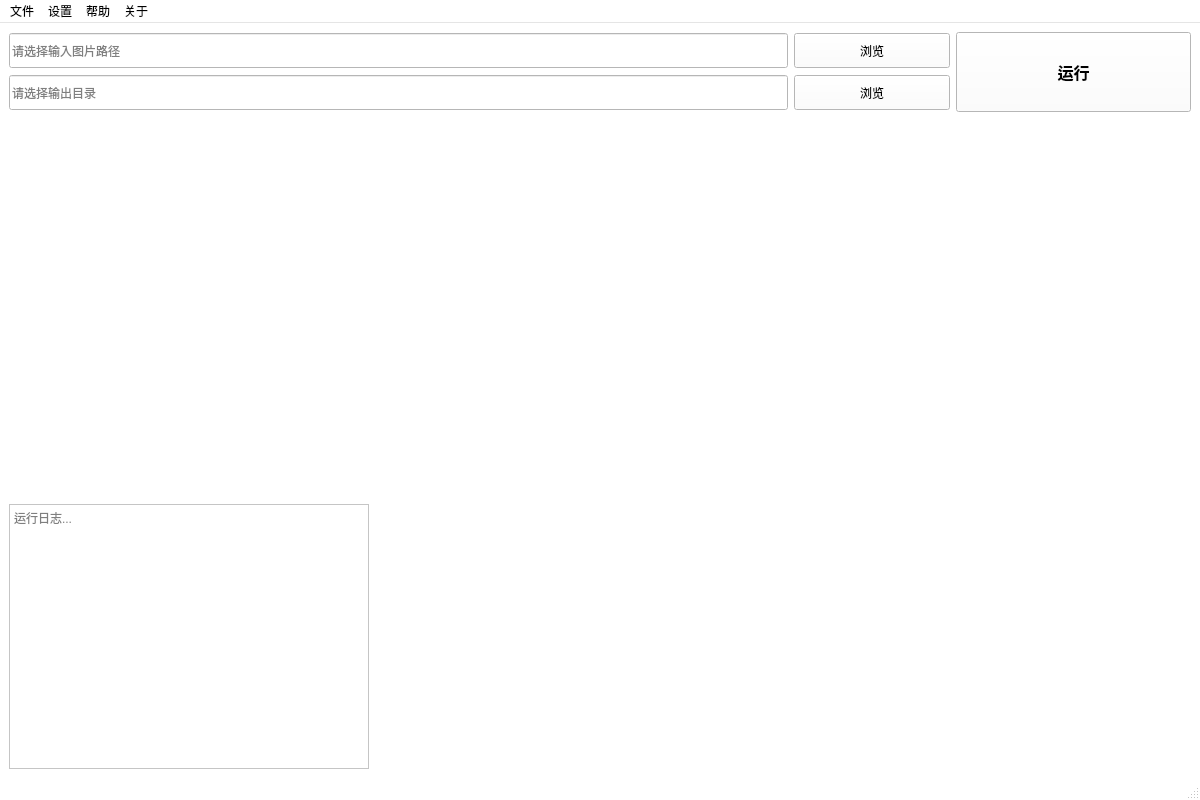
<?xml version="1.0" encoding="UTF-8"?>
<ui version="4.0">
 <class>MainWindow</class>
 <widget class="QMainWindow" name="MainWindow">
  <property name="geometry">
   <rect>
    <x>0</x>
    <y>0</y>
    <width>1200</width>
    <height>800</height>
   </rect>
  </property>
  <property name="palette">
   <palette>
    <active>
     <colorrole role="WindowText">
      <brush brushstyle="SolidPattern">
       <color alpha="255">
        <red>0</red>
        <green>0</green>
        <blue>0</blue>
       </color>
      </brush>
     </colorrole>
     <colorrole role="Button">
      <brush brushstyle="SolidPattern">
       <color alpha="255">
        <red>255</red>
        <green>255</green>
        <blue>255</blue>
       </color>
      </brush>
     </colorrole>
     <colorrole role="Light">
      <brush brushstyle="SolidPattern">
       <color alpha="255">
        <red>255</red>
        <green>255</green>
        <blue>255</blue>
       </color>
      </brush>
     </colorrole>
     <colorrole role="Midlight">
      <brush brushstyle="SolidPattern">
       <color alpha="255">
        <red>255</red>
        <green>255</green>
        <blue>255</blue>
       </color>
      </brush>
     </colorrole>
     <colorrole role="Dark">
      <brush brushstyle="SolidPattern">
       <color alpha="255">
        <red>127</red>
        <green>127</green>
        <blue>127</blue>
       </color>
      </brush>
     </colorrole>
     <colorrole role="Mid">
      <brush brushstyle="SolidPattern">
       <color alpha="255">
        <red>170</red>
        <green>170</green>
        <blue>170</blue>
       </color>
      </brush>
     </colorrole>
     <colorrole role="Text">
      <brush brushstyle="SolidPattern">
       <color alpha="255">
        <red>0</red>
        <green>0</green>
        <blue>0</blue>
       </color>
      </brush>
     </colorrole>
     <colorrole role="BrightText">
      <brush brushstyle="SolidPattern">
       <color alpha="255">
        <red>255</red>
        <green>255</green>
        <blue>255</blue>
       </color>
      </brush>
     </colorrole>
     <colorrole role="ButtonText">
      <brush brushstyle="SolidPattern">
       <color alpha="255">
        <red>0</red>
        <green>0</green>
        <blue>0</blue>
       </color>
      </brush>
     </colorrole>
     <colorrole role="Base">
      <brush brushstyle="SolidPattern">
       <color alpha="255">
        <red>255</red>
        <green>255</green>
        <blue>255</blue>
       </color>
      </brush>
     </colorrole>
     <colorrole role="Window">
      <brush brushstyle="SolidPattern">
       <color alpha="255">
        <red>255</red>
        <green>255</green>
        <blue>255</blue>
       </color>
      </brush>
     </colorrole>
     <colorrole role="Shadow">
      <brush brushstyle="SolidPattern">
       <color alpha="255">
        <red>0</red>
        <green>0</green>
        <blue>0</blue>
       </color>
      </brush>
     </colorrole>
     <colorrole role="AlternateBase">
      <brush brushstyle="SolidPattern">
       <color alpha="255">
        <red>255</red>
        <green>255</green>
        <blue>255</blue>
       </color>
      </brush>
     </colorrole>
     <colorrole role="ToolTipBase">
      <brush brushstyle="SolidPattern">
       <color alpha="255">
        <red>255</red>
        <green>255</green>
        <blue>220</blue>
       </color>
      </brush>
     </colorrole>
     <colorrole role="ToolTipText">
      <brush brushstyle="SolidPattern">
       <color alpha="255">
        <red>0</red>
        <green>0</green>
        <blue>0</blue>
       </color>
      </brush>
     </colorrole>
     <colorrole role="PlaceholderText">
      <brush brushstyle="SolidPattern">
       <color alpha="128">
        <red>0</red>
        <green>0</green>
        <blue>0</blue>
       </color>
      </brush>
     </colorrole>
    </active>
    <inactive>
     <colorrole role="WindowText">
      <brush brushstyle="SolidPattern">
       <color alpha="255">
        <red>0</red>
        <green>0</green>
        <blue>0</blue>
       </color>
      </brush>
     </colorrole>
     <colorrole role="Button">
      <brush brushstyle="SolidPattern">
       <color alpha="255">
        <red>255</red>
        <green>255</green>
        <blue>255</blue>
       </color>
      </brush>
     </colorrole>
     <colorrole role="Light">
      <brush brushstyle="SolidPattern">
       <color alpha="255">
        <red>255</red>
        <green>255</green>
        <blue>255</blue>
       </color>
      </brush>
     </colorrole>
     <colorrole role="Midlight">
      <brush brushstyle="SolidPattern">
       <color alpha="255">
        <red>255</red>
        <green>255</green>
        <blue>255</blue>
       </color>
      </brush>
     </colorrole>
     <colorrole role="Dark">
      <brush brushstyle="SolidPattern">
       <color alpha="255">
        <red>127</red>
        <green>127</green>
        <blue>127</blue>
       </color>
      </brush>
     </colorrole>
     <colorrole role="Mid">
      <brush brushstyle="SolidPattern">
       <color alpha="255">
        <red>170</red>
        <green>170</green>
        <blue>170</blue>
       </color>
      </brush>
     </colorrole>
     <colorrole role="Text">
      <brush brushstyle="SolidPattern">
       <color alpha="255">
        <red>0</red>
        <green>0</green>
        <blue>0</blue>
       </color>
      </brush>
     </colorrole>
     <colorrole role="BrightText">
      <brush brushstyle="SolidPattern">
       <color alpha="255">
        <red>255</red>
        <green>255</green>
        <blue>255</blue>
       </color>
      </brush>
     </colorrole>
     <colorrole role="ButtonText">
      <brush brushstyle="SolidPattern">
       <color alpha="255">
        <red>0</red>
        <green>0</green>
        <blue>0</blue>
       </color>
      </brush>
     </colorrole>
     <colorrole role="Base">
      <brush brushstyle="SolidPattern">
       <color alpha="255">
        <red>255</red>
        <green>255</green>
        <blue>255</blue>
       </color>
      </brush>
     </colorrole>
     <colorrole role="Window">
      <brush brushstyle="SolidPattern">
       <color alpha="255">
        <red>255</red>
        <green>255</green>
        <blue>255</blue>
       </color>
      </brush>
     </colorrole>
     <colorrole role="Shadow">
      <brush brushstyle="SolidPattern">
       <color alpha="255">
        <red>0</red>
        <green>0</green>
        <blue>0</blue>
       </color>
      </brush>
     </colorrole>
     <colorrole role="AlternateBase">
      <brush brushstyle="SolidPattern">
       <color alpha="255">
        <red>255</red>
        <green>255</green>
        <blue>255</blue>
       </color>
      </brush>
     </colorrole>
     <colorrole role="ToolTipBase">
      <brush brushstyle="SolidPattern">
       <color alpha="255">
        <red>255</red>
        <green>255</green>
        <blue>220</blue>
       </color>
      </brush>
     </colorrole>
     <colorrole role="ToolTipText">
      <brush brushstyle="SolidPattern">
       <color alpha="255">
        <red>0</red>
        <green>0</green>
        <blue>0</blue>
       </color>
      </brush>
     </colorrole>
     <colorrole role="PlaceholderText">
      <brush brushstyle="SolidPattern">
       <color alpha="128">
        <red>0</red>
        <green>0</green>
        <blue>0</blue>
       </color>
      </brush>
     </colorrole>
    </inactive>
    <disabled>
     <colorrole role="WindowText">
      <brush brushstyle="SolidPattern">
       <color alpha="255">
        <red>127</red>
        <green>127</green>
        <blue>127</blue>
       </color>
      </brush>
     </colorrole>
     <colorrole role="Button">
      <brush brushstyle="SolidPattern">
       <color alpha="255">
        <red>255</red>
        <green>255</green>
        <blue>255</blue>
       </color>
      </brush>
     </colorrole>
     <colorrole role="Light">
      <brush brushstyle="SolidPattern">
       <color alpha="255">
        <red>255</red>
        <green>255</green>
        <blue>255</blue>
       </color>
      </brush>
     </colorrole>
     <colorrole role="Midlight">
      <brush brushstyle="SolidPattern">
       <color alpha="255">
        <red>255</red>
        <green>255</green>
        <blue>255</blue>
       </color>
      </brush>
     </colorrole>
     <colorrole role="Dark">
      <brush brushstyle="SolidPattern">
       <color alpha="255">
        <red>127</red>
        <green>127</green>
        <blue>127</blue>
       </color>
      </brush>
     </colorrole>
     <colorrole role="Mid">
      <brush brushstyle="SolidPattern">
       <color alpha="255">
        <red>170</red>
        <green>170</green>
        <blue>170</blue>
       </color>
      </brush>
     </colorrole>
     <colorrole role="Text">
      <brush brushstyle="SolidPattern">
       <color alpha="255">
        <red>127</red>
        <green>127</green>
        <blue>127</blue>
       </color>
      </brush>
     </colorrole>
     <colorrole role="BrightText">
      <brush brushstyle="SolidPattern">
       <color alpha="255">
        <red>255</red>
        <green>255</green>
        <blue>255</blue>
       </color>
      </brush>
     </colorrole>
     <colorrole role="ButtonText">
      <brush brushstyle="SolidPattern">
       <color alpha="255">
        <red>127</red>
        <green>127</green>
        <blue>127</blue>
       </color>
      </brush>
     </colorrole>
     <colorrole role="Base">
      <brush brushstyle="SolidPattern">
       <color alpha="255">
        <red>255</red>
        <green>255</green>
        <blue>255</blue>
       </color>
      </brush>
     </colorrole>
     <colorrole role="Window">
      <brush brushstyle="SolidPattern">
       <color alpha="255">
        <red>255</red>
        <green>255</green>
        <blue>255</blue>
       </color>
      </brush>
     </colorrole>
     <colorrole role="Shadow">
      <brush brushstyle="SolidPattern">
       <color alpha="255">
        <red>0</red>
        <green>0</green>
        <blue>0</blue>
       </color>
      </brush>
     </colorrole>
     <colorrole role="AlternateBase">
      <brush brushstyle="SolidPattern">
       <color alpha="255">
        <red>255</red>
        <green>255</green>
        <blue>255</blue>
       </color>
      </brush>
     </colorrole>
     <colorrole role="ToolTipBase">
      <brush brushstyle="SolidPattern">
       <color alpha="255">
        <red>255</red>
        <green>255</green>
        <blue>220</blue>
       </color>
      </brush>
     </colorrole>
     <colorrole role="ToolTipText">
      <brush brushstyle="SolidPattern">
       <color alpha="255">
        <red>0</red>
        <green>0</green>
        <blue>0</blue>
       </color>
      </brush>
     </colorrole>
     <colorrole role="PlaceholderText">
      <brush brushstyle="SolidPattern">
       <color alpha="128">
        <red>0</red>
        <green>0</green>
        <blue>0</blue>
       </color>
      </brush>
     </colorrole>
    </disabled>
   </palette>
  </property>
  <property name="windowTitle">
   <string>Dark Sectioning</string>
  </property>
  <widget class="QWidget" name="centralWidget">
   <layout class="QVBoxLayout" name="verticalLayout_main" stretch="0,1">
    <item>
     <layout class="QHBoxLayout" name="horizontalLayout_PathAndTrigger" stretch="4,1">
      <item>
       <layout class="QVBoxLayout" name="verticalLayout_pathInputs" stretch="1,1">
        <item>
         <layout class="QHBoxLayout" name="horizontalLayout_inputPath" stretch="5,1">
          <item>
           <widget class="QLineEdit" name="lineEdit_inputPath">
            <property name="minimumSize">
             <size>
              <width>400</width>
              <height>35</height>
             </size>
            </property>
            <property name="placeholderText">
             <string>请选择输入图片路径</string>
            </property>
           </widget>
          </item>
          <item>
           <widget class="QPushButton" name="pushButton_browse">
            <property name="minimumSize">
             <size>
              <width>80</width>
              <height>35</height>
             </size>
            </property>
            <property name="text">
             <string>浏览</string>
            </property>
           </widget>
          </item>
         </layout>
        </item>
        <item>
         <layout class="QHBoxLayout" name="horizontalLayout_outputPath" stretch="5,1">
          <item>
           <widget class="QLineEdit" name="lineEdit_outputPath">
            <property name="minimumSize">
             <size>
              <width>400</width>
              <height>35</height>
             </size>
            </property>
            <property name="placeholderText">
             <string>请选择输出目录</string>
            </property>
           </widget>
          </item>
          <item>
           <widget class="QPushButton" name="pushButton_browseOutput">
            <property name="minimumSize">
             <size>
              <width>80</width>
              <height>35</height>
             </size>
            </property>
            <property name="text">
             <string>浏览</string>
            </property>
           </widget>
          </item>
         </layout>
        </item>
       </layout>
      </item>
      <item>
       <widget class="QPushButton" name="pushButton_run">
        <property name="minimumSize">
         <size>
          <width>200</width>
          <height>80</height>
         </size>
        </property>
        <property name="maximumSize">
         <size>
          <width>16777215</width>
          <height>16777215</height>
         </size>
        </property>
        <property name="font">
         <font>
          <pointsize>12</pointsize>
          <weight>75</weight>
          <bold>true</bold>
         </font>
        </property>
        <property name="text">
         <string>运行</string>
        </property>
       </widget>
      </item>
     </layout>
    </item>
    <item>
     <layout class="QHBoxLayout" name="horizontalLayout_content" stretch="0,1">
      <item>
       <layout class="QVBoxLayout" name="verticalLayout_left" stretch="0,1">
        <item>
         <widget class="GreenWidget" name="widget_greenPlaceholder" native="true">
          <property name="sizePolicy">
           <sizepolicy hsizetype="Fixed" vsizetype="Fixed">
            <horstretch>0</horstretch>
            <verstretch>0</verstretch>
           </sizepolicy>
          </property>
          <property name="minimumSize">
           <size>
            <width>360</width>
            <height>380</height>
           </size>
          </property>
          <property name="maximumSize">
           <size>
            <width>360</width>
            <height>360</height>
           </size>
          </property>
         </widget>
        </item>
        <item>
         <widget class="QTextEdit" name="textEdit_log">
          <property name="readOnly">
           <bool>true</bool>
          </property>
          <property name="placeholderText">
           <string>运行日志...</string>
          </property>
         </widget>
        </item>
       </layout>
      </item>
      <item>
       <layout class="QVBoxLayout" name="verticalLayout_right">
        <item>
         <widget class="OrangeWidget" name="widget_orangePlaceholder" native="true"/>
        </item>
       </layout>
      </item>
     </layout>
    </item>
   </layout>
  </widget>
  <widget class="QStatusBar" name="statusBar"/>
  <widget class="QMenuBar" name="menuBar">
   <property name="geometry">
    <rect>
     <x>0</x>
     <y>0</y>
     <width>1200</width>
     <height>26</height>
    </rect>
   </property>
   <widget class="QMenu" name="menuFile">
    <property name="title">
     <string>文件</string>
    </property>
    <addaction name="actionSave_Image"/>
    <addaction name="actionSave_ImageFrame"/>
    <addaction name="separator"/>
    <addaction name="actionExport_Parameters"/>
    <addaction name="actionImport_Parameters"/>
    <addaction name="separator"/>
    <addaction name="actionBatch_Process"/>
   </widget>
   <widget class="QMenu" name="menuAnalysis">
    <property name="title">
     <string>设置</string>
    </property>
    <addaction name="actionResetParams"/>
    <addaction name="actionReset"/>
   </widget>
   <widget class="QMenu" name="menuHelp">
    <property name="title">
     <string>帮助</string>
    </property>
    <addaction name="actionHowToUse"/>
    <addaction name="actionExplainParams"/>
    <addaction name="actionUseBatch"/>
    <addaction name="separator"/>
    <addaction name="actionHelp_md"/>
   </widget>
   <widget class="QMenu" name="menuAbout">
    <property name="title">
     <string>关于</string>
    </property>
    <addaction name="actionAbout"/>
   </widget>
   <addaction name="menuFile"/>
   <addaction name="menuAnalysis"/>
   <addaction name="menuHelp"/>
   <addaction name="menuAbout"/>
  </widget>
  <action name="actionSave_Image">
   <property name="text">
    <string>图片另存为</string>
   </property>
  </action>
  <action name="actionSave_ImageFrame">
   <property name="text">
    <string>当前帧另存为</string>
   </property>
  </action>
  <action name="actionExport_Parameters">
   <property name="text">
    <string>导出算法所用参数</string>
   </property>
  </action>
  <action name="actionImport_Parameters">
   <property name="text">
    <string>导入参数到参数栏</string>
   </property>
  </action>
  <action name="actionBatch_Process">
   <property name="text">
    <string>批量处理</string>
   </property>
  </action>
  <action name="action_2">
   <property name="text">
    <string>最近输入的图片</string>
   </property>
  </action>
  <action name="actionResetParams">
   <property name="text">
    <string>恢复默认参数</string>
   </property>
  </action>
  <action name="actionReset">
   <property name="text">
    <string>清空输入</string>
   </property>
  </action>
  <action name="actionAbout">
   <property name="text">
    <string>关于此软件</string>
   </property>
  </action>
  <action name="actionHowToUse">
   <property name="text">
    <string>开始使用</string>
   </property>
  </action>
  <action name="actionParamsExplain">
   <property name="text">
    <string>参数说明</string>
   </property>
  </action>
  <action name="actionExplainParams">
   <property name="text">
    <string>参数说明</string>
   </property>
  </action>
  <action name="actionHelp_md">
   <property name="text">
    <string>打开帮助文档</string>
   </property>
  </action>
  <action name="actionUseBatch">
   <property name="text">
    <string>批量处理</string>
   </property>
  </action>
 </widget>
 <customwidgets>
  <customwidget>
   <class>GreenWidget</class>
   <extends>QWidget</extends>
   <header location="global">greenwidget.h</header>
   <container>1</container>
  </customwidget>
  <customwidget>
   <class>OrangeWidget</class>
   <extends>QWidget</extends>
   <header location="global">orangewidget.h</header>
   <container>1</container>
  </customwidget>
 </customwidgets>
 <resources/>
 <connections/>
</ui>
